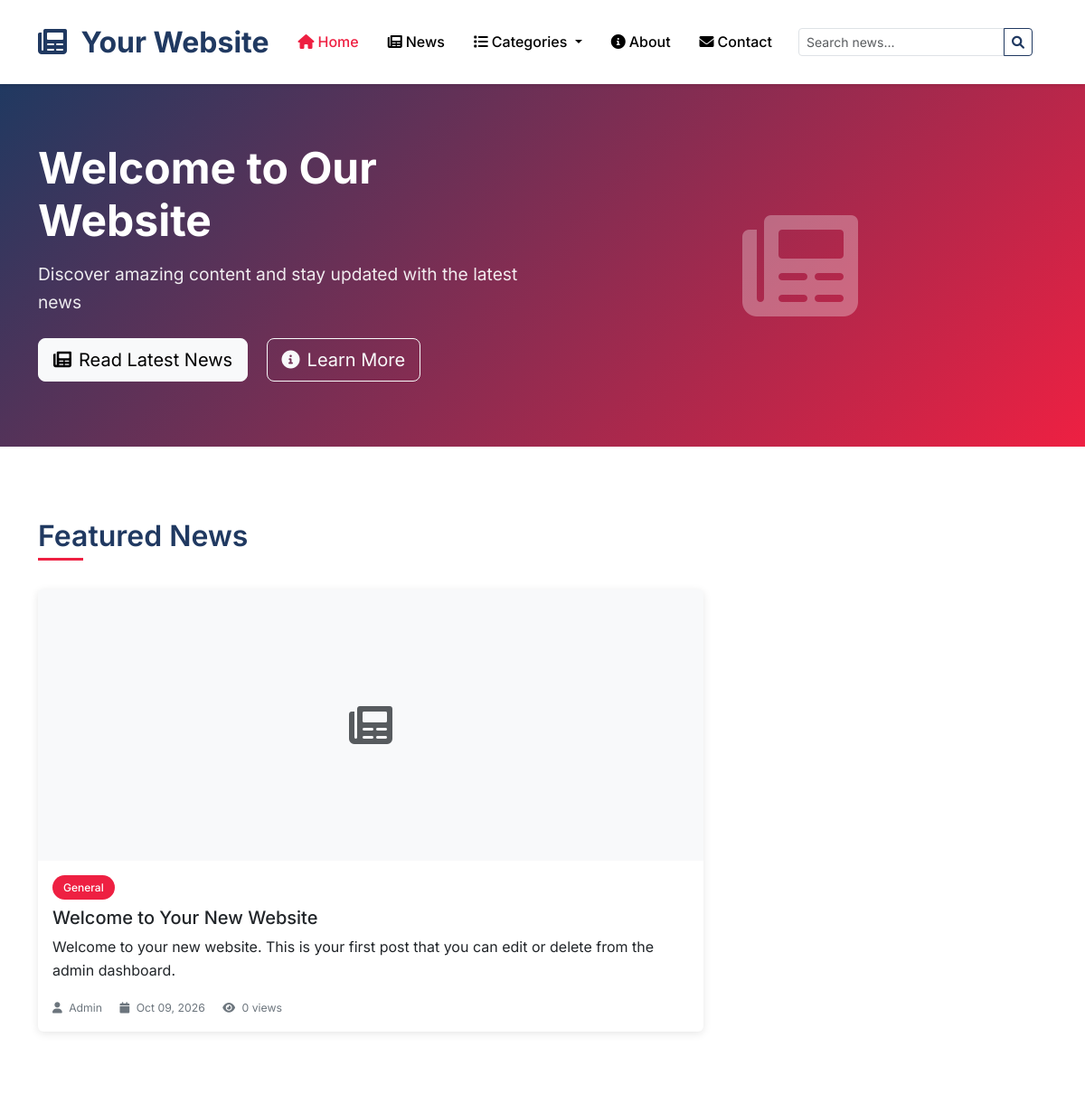
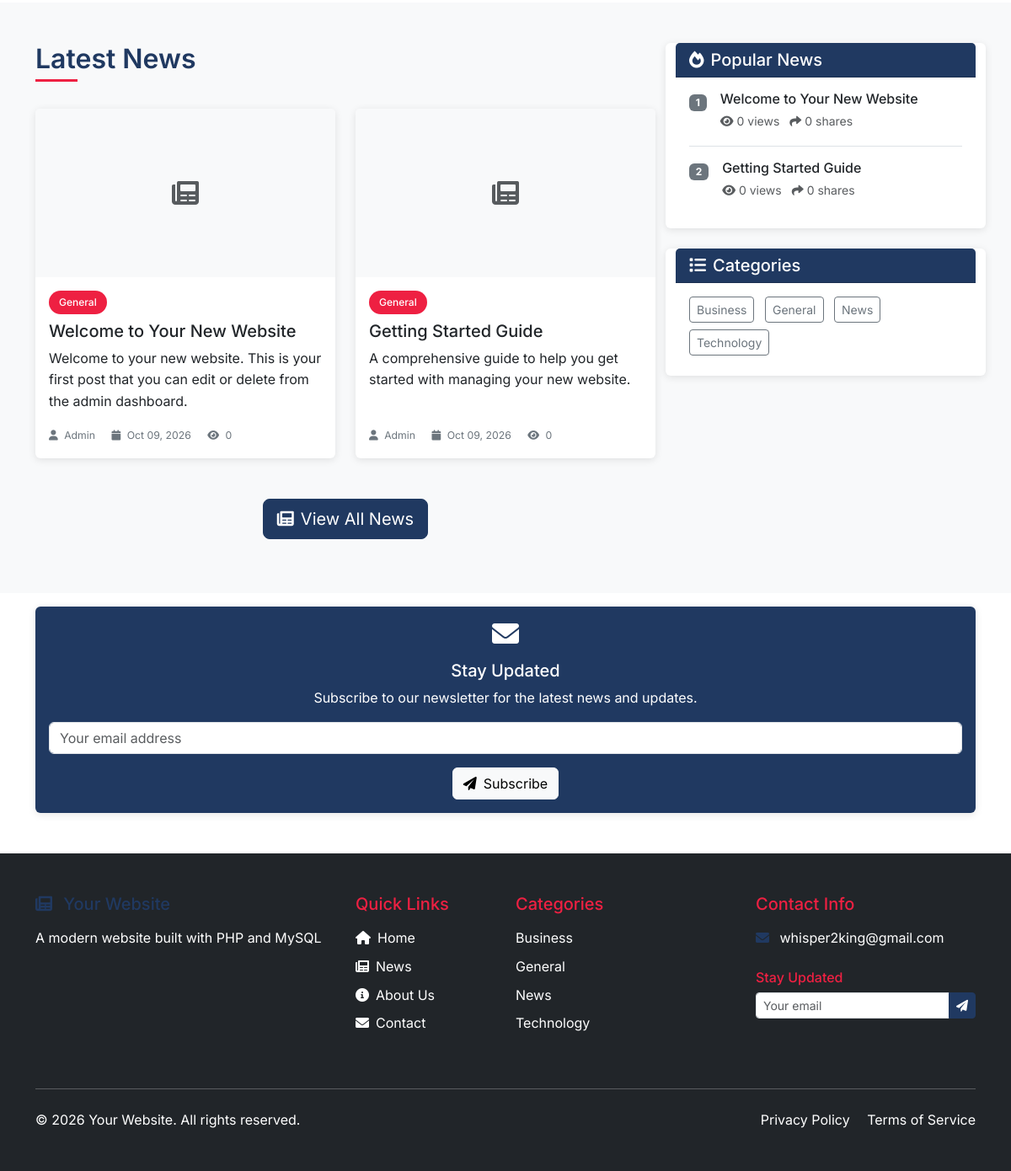
The page / on the database its author committed (2 pictures, top to bottom).
### tables this page shows
CREATE TABLE site_settings (
    id INT AUTO_INCREMENT PRIMARY KEY,
    setting_name VARCHAR(100) UNIQUE NOT NULL,
    setting_value LONGTEXT,
    setting_type ENUM('text', 'textarea', 'number', 'boolean', 'image', 'json') DEFAULT 'text',
    category VARCHAR(50) DEFAULT 'general',
    description TEXT,
    updated_at TIMESTAMP DEFAULT CURRENT_TIMESTAMP ON UPDATE CURRENT_TIMESTAMP
);

CREATE TABLE posts (
    id INT AUTO_INCREMENT PRIMARY KEY,
    title VARCHAR(200) NOT NULL,
    slug VARCHAR(200) UNIQUE NOT NULL,
    content LONGTEXT NOT NULL,
    excerpt TEXT,
    featured_image VARCHAR(255),
    category VARCHAR(100),
    tags TEXT,
    author_id INT,
    status ENUM('draft', 'published') DEFAULT 'draft',
    is_featured BOOLEAN DEFAULT FALSE,
    views_count INT DEFAULT 0,
    shares_count INT DEFAULT 0,
    meta_title VARCHAR(200),
    meta_description VARCHAR(300),
    created_at TIMESTAMP DEFAULT CURRENT_TIMESTAMP,
    updated_at TIMESTAMP DEFAULT CURRENT_TIMESTAMP ON UPDATE CURRENT_TIMESTAMP,
    published_at TIMESTAMP NULL,
    FOREIGN KEY (author_id) REFERENCES admin_users(id) ON DELETE SET NULL,
    INDEX idx_slug (slug),
    INDEX idx_status (status),
    INDEX idx_category (category),
    INDEX idx_created_at (created_at)
);

CREATE TABLE categories (
    id INT AUTO_INCREMENT PRIMARY KEY,
    name VARCHAR(100) NOT NULL UNIQUE,
    slug VARCHAR(100) NOT NULL UNIQUE,
    description TEXT,
    color VARCHAR(7) DEFAULT '#007bff',
    created_at TIMESTAMP DEFAULT CURRENT_TIMESTAMP
);

### index.php (the view, shortened to what the rows shown need)
<?php
require_once 'config/database.php';
require_once 'includes/functions.php';
$featured_posts = get_posts(3, 0, null, true);
$latest_posts = get_posts(6, 0);
$categories = get_categories();
$popular_posts = get_popular_posts(5);
include 'includes/header.php';
?>
<section class="hero-section">
    <div class="container">
        <div class="row align-items-center">
            <div class="col-lg-6">
                <h1 class="hero-title">
                    <?php echo get_setting('home_hero_title', 'Welcome to Newspower'); ?>
                </h1>
                <p class="hero-subtitle">
                    <?php echo get_setting('home_hero_subtitle', 'Your trusted source for the latest news, insights, and updates from around the world.'); ?>
                </p>
                <div class="mt-4">
                    <a href="<?php echo SITE_URL; ?>/blog.php" class="btn btn-light btn-lg me-3 mb-2">
                    </a>
                    <a href="<?php echo SITE_URL; ?>/about.php" class="btn btn-outline-light btn-lg mb-2">
                    </a>
                </div>
            </div>
        </div>
    </div>
</section>
<?php if (!empty($featured_posts)): ?>
<section class="py-5">
    <div class="container">
        <h2 class="section-title">Featured News</h2>
        <div class="row">
            <?php foreach ($featured_posts as $index => $post): ?>
            <div class="col-lg-<?php echo $index === 0 ? '8' : '4'; ?> col-md-6 mb-4">
                <div class="card featured-card h-100">
                    <?php if ($post['featured_image']): ?>
                    <img src="<?php echo SITE_URL; ?>/uploads/<?php echo $post['featured_image']; ?>"
                         class="card-img-top" alt="<?php echo htmlspecialchars($post['title']); ?>">
                    <?php else: ?>
                    <div class="card-img-top bg-light d-flex align-items-center justify-content-center">
                        <i class="fas fa-newspaper fa-3x text-muted"></i>
                    </div>
                    <?php endif; ?>
                    <div class="card-body d-flex flex-column">
                        <div class="mb-2">
                            <?php if ($post['category']): ?>
                            <a href="<?php echo SITE_URL; ?>/blog.php?category=<?php echo urlencode(strtolower($post['category'])); ?>"
                               class="category-badge">
                                <?php echo htmlspecialchars($post['category']); ?>
                            </a>
                            <?php endif; ?>
                        </div>
                        <h5 class="card-title">
                            <a href="<?php echo SITE_URL; ?>/post.php?slug=<?php echo $post['slug']; ?>"
                               class="text-decoration-none text-dark">
                                <?php echo htmlspecialchars($post['title']); ?>
                            </a>
                        </h5>
                        <p class="card-text flex-grow-1">
                            <?php echo $post['excerpt'] ? htmlspecialchars($post['excerpt']) : truncate_text(strip_tags($post['content']), 120); ?>
                        </p>
                        <div class="news-meta mt-auto">
                            <small>
                                <i class="fas fa-user"></i> <?php echo htmlspecialchars($post['author_name'] ?? 'Admin'); ?>
                                <i class="fas fa-calendar ms-3"></i> <?php echo format_date($post['published_at'] ?? $post['created_at']); ?>
                                <i class="fas fa-eye ms-3"></i> <?php echo number_format($post['views_count']); ?> views
                            </small>
                        </div>
                    </div>
                </div>
            </div>
            <?php if ($index === 0): ?>
            </div>
            <?php endif; ?>
            <?php endforeach; ?>
    </div>
</section>
<?php endif; ?>
<section class="py-5 bg-light-custom">
    <div class="container">
        <div class="row">
            <div class="col-lg-8">
                <h2 class="section-title">Latest News</h2>
                <?php if (!empty($latest_posts)): ?>
                <div class="row">
                    <?php foreach ($latest_posts as $post): ?>
                    <div class="col-md-6 mb-4">
                        <div class="card h-100">
                            <?php if ($post['featured_image']): ?>
                            <img src="<?php echo SITE_URL; ?>/uploads/<?php echo $post['featured_image']; ?>"
                                 class="card-img-top" alt="<?php echo htmlspecialchars($post['title']); ?>">
                            <?php else: ?>
                            <div class="card-img-top bg-light d-flex align-items-center justify-content-center" style="height: 200px;">
                                <i class="fas fa-newspaper fa-2x text-muted"></i>
                            </div>
                            <?php endif; ?>
                            <div class="card-body d-flex flex-column">
                                <div class="mb-2">
                                    <?php if ($post['category']): ?>
                                    <a href="<?php echo SITE_URL; ?>/blog.php?category=<?php echo urlencode(strtolower($post['category'])); ?>"
                                       class="category-badge">
                                        <?php echo htmlspecialchars($post['category']); ?>
                                    </a>
                                    <?php endif; ?>
                                </div>
                                <h5 class="card-title">
                                    <a href="<?php echo SITE_URL; ?>/post.php?slug=<?php echo $post['slug']; ?>"
                                       class="text-decoration-none text-dark">
                                        <?php echo htmlspecialchars($post['title']); ?>
                                    </a>
                                </h5>
                                <p class="card-text flex-grow-1">
                                    <?php echo $post['excerpt'] ? htmlspecialchars($post['excerpt']) : truncate_text(strip_tags($post['content']), 100); ?>
                                </p>
                                <div class="news-meta mt-auto">
                                    <small>
                                        <i class="fas fa-user"></i> <?php echo htmlspecialchars($post['author_name'] ?? 'Admin'); ?>
                                        <i class="fas fa-calendar ms-3"></i> <?php echo format_date($post['published_at'] ?? $post['created_at']); ?>
                                        <i class="fas fa-eye ms-3"></i> <?php echo number_format($post['views_count']); ?>
                                    </small>
                                </div>
                            </div>
                        </div>
                    </div>
                    <?php endforeach; ?>
                </div>
                <?php endif; ?>
            </div>
            <div class="col-lg-4">
                <div class="row">
                <?php if (!empty($popular_posts)): ?>
                <div class="card mb-4">
                    <div class="card-body">
                        <?php foreach ($popular_posts as $index => $popular): ?>
                        <div class="d-flex mb-3 <?php echo $index < count($popular_posts) - 1 ? 'pb-3 border-bottom' : ''; ?>">
                            <div class="flex-shrink-0 me-3">
                                <span class="badge bg-secondary"><?php echo $index + 1; ?></span>
                            </div>
                            <div>
                                <h6 class="mb-1">
                                    <a href="<?php echo SITE_URL; ?>/post.php?slug=<?php echo $popular['slug']; ?>"
                                       class="text-decoration-none text-dark">
                                        <?php echo htmlspecialchars(truncate_text($popular['title'], 60)); ?>
                                    </a>
                                </h6>
                                <small class="text-muted">
                                    <i class="fas fa-eye me-1"></i><?php echo number_format($popular['views_count']); ?> views
                                    <i class="fas fa-share ms-2 me-1"></i><?php echo number_format($popular['shares_count']); ?> shares
                                </small>
                            </div>
                        </div>
                        <?php endforeach; ?>
                    </div>
                </div>
                <?php endif; ?>
                <?php if (!empty($categories)): ?>
                <div class="card mb-4">
                    <div class="card-body">
                        <?php foreach ($categories as $category): ?>
                        <a href="<?php echo SITE_URL; ?>/blog.php?category=<?php echo urlencode($category['slug']); ?>"
                           class="btn btn-outline-secondary btn-sm me-2 mb-2">
                             <?php echo htmlspecialchars($category['name']); ?>
                        </a>
                        <?php endforeach; ?>
                    </div>
                </div>
                <?php endif; ?>
                </div>
                </div>
        </div>
    </div>
</section>
<?php include 'includes/footer.php'; ?>

### includes/nav.php (shortened to what the rows shown need)
<nav class="navbar navbar-expand-lg navbar-light bg-white sticky-top">
    <div class="container">
        <a class="navbar-brand" href="<?php echo SITE_URL; ?>">
            <?php
            $site_logo = get_setting('site_logo');
            if ($site_logo):
                ?>
                <img src="<?php echo SITE_URL . '/' . $site_logo; ?>"
                    alt="<?php echo get_setting('site_name', 'Newspower'); ?>" height="40" class="me-2">
            <?php else: ?>
                <i class="fas fa-newspaper me-2"></i>
                <?php echo get_setting('site_name', 'Newspower'); ?>
            <?php endif; ?>
        </a>
        <div class="collapse navbar-collapse" id="navbarNav">
            <ul class="navbar-nav me-auto">
                <?php
                $categories = get_categories();
                    ?>
            </ul>
            <form class="d-flex me-3" method="GET" action="<?php echo SITE_URL; ?>/blog.php">
            </form>
        </div>
    </div>
</nav>

### includes/footer.php (shortened to what the rows shown need)
<footer class="bg-dark text-white mt-5">
    <div class="container py-5">
        <div class="row">
            <div class="col-lg-4 col-md-6 mb-4">
                <h5 class="text-primary mb-3">
                    <i class="fas fa-newspaper me-2"></i>
                </h5>
                <p class="mb-3">
                    <?php echo get_setting('site_description', 'Newspower is a leading online news platform dedicated to delivering accurate, timely, and insightful news coverage to our readers.'); ?>
                </p>
            </div>
            <div class="col-lg-3 col-md-6 mb-4">
                <ul class="list-unstyled">
                    <?php
                    $footer_categories = get_categories();
                    foreach (array_slice($footer_categories, 0, 6) as $category):
                    ?>
                    <li class="mb-2">
                        <a href="<?php echo SITE_URL; ?>/blog.php?category=<?php echo urlencode($category['slug']); ?>" class="text-white text-decoration-none">
                              <?php echo htmlspecialchars($category['name']); ?>
                        </a>
                    </li>
                    <?php endforeach; ?>
                </ul>
            </div>
            <div class="col-lg-3 col-md-6 mb-4">
                <?php if (get_setting('contact_email')): ?>
                <div class="mb-3">
                    <i class="fas fa-envelope me-2 text-primary"></i>
                    <a href="mailto:<?php echo get_setting('contact_email'); ?>" class="text-white text-decoration-none">
                        <?php echo get_setting('contact_email'); ?>
                    </a>
                </div>
                <?php endif; ?>
            </div>
        </div>
        <div class="row align-items-center">
            <div class="col-md-6">
                <p class="mb-0">
                    &copy; <?php echo date('Y'); ?> <?php echo get_setting('site_name', 'Newspower'); ?>. All rights reserved.
                </p>
            </div>
        </div>
    </div>
</footer>
</body>
</html>

### rows shown on the page
site_settings: setting_value "Your Website"
site_settings: setting_value "Welcome to Our Website"
site_settings: setting_value "Discover amazing content and stay updated with the latest news"
posts: category "General", title "Welcome to Your New Website", excerpt "Welcome to your new website. This is your first post that you can edit or delete from the admin dashboard.", author_name "Admin", published_at "Oct 09, 2026", views_count "0", shares_count "0"
posts: category "General", title "Getting Started Guide", excerpt "A comprehensive guide to help you get started with managing your new website.", author_name "Admin", published_at "Oct 09, 2026", views_count "0", shares_count "0"
categories: name "Business"
categories: name "General"
categories: name "News"
categories: name "Technology"
site_settings: setting_value "A modern website built with PHP and MySQL"
site_settings: setting_value "whisper2king@gmail.com"
